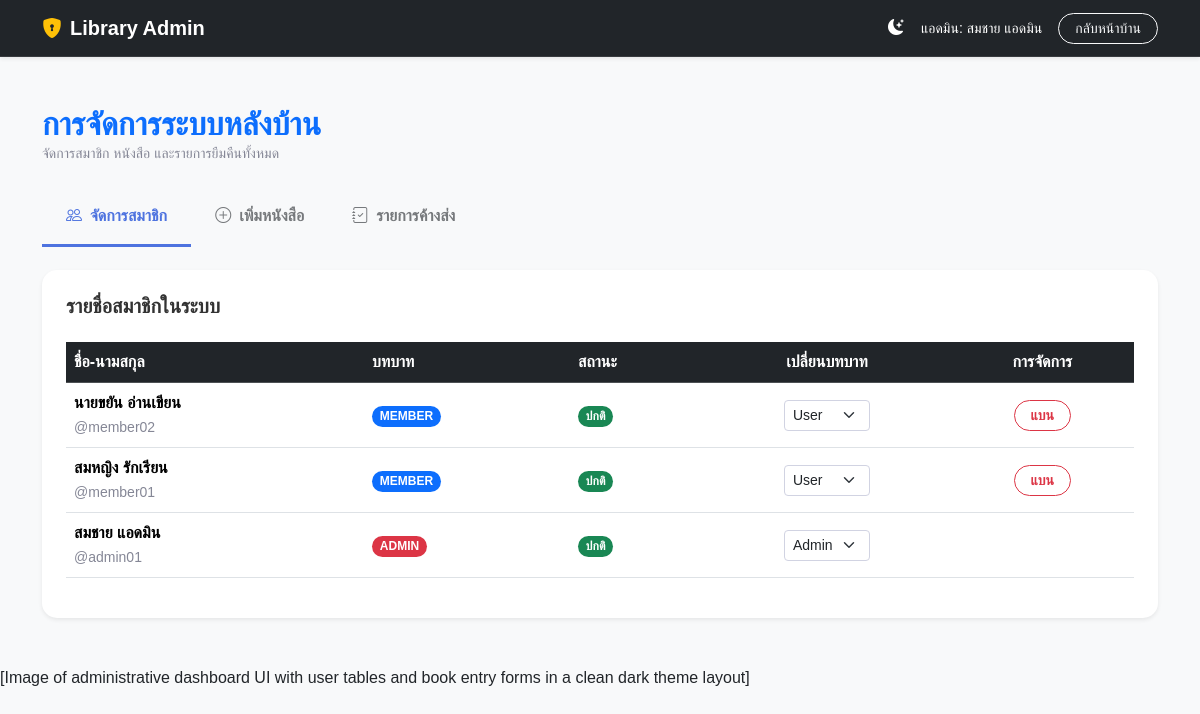
Page /admin_dashboard.php (signed in) on the committed database.
### tables this page shows
CREATE TABLE users (
    user_id INT(11) AUTO_INCREMENT PRIMARY KEY,
    username VARCHAR(50) NOT NULL,
    password VARCHAR(255) NOT NULL,
    fullname VARCHAR(100) NOT NULL,
    role ENUM('admin', 'member') DEFAULT 'member'
);

### admin_dashboard.php (the view, shortened to what this page needs)
<?php
include('config/db.php');
$sql_members = "SELECT user_id, username, fullname, role, status FROM users ORDER BY user_id DESC";
$res_members = mysqli_query($conn, $sql_members);
?>
<!DOCTYPE html>
<html lang="th" data-bs-theme="light">
<head>
    <link href="https://cdn.jsdelivr.net/npm/bootstrap@5.3.3/dist/css/bootstrap.min.css" rel="stylesheet">
    <link rel="stylesheet" href="https://cdn.jsdelivr.net/npm/bootstrap-icons@1.11.3/font/bootstrap-icons.min.css">
    <link rel="stylesheet" href="assets/style.css">
</head>
<body>
<nav class="navbar navbar-expand-lg navbar-dark sticky-top shadow-sm">
  <div class="container">
    <a class="navbar-brand fw-bold" href="index.php">
        <i class="bi bi-shield-lock-fill me-2 text-warning"></i>Library Admin
    </a>
    <div class="ms-auto d-flex align-items-center">
        <button class="btn btn-link text-white me-3 p-0" id="themeToggle" type="button">
            <i class="bi bi-moon-stars-fill" id="themeIcon"></i>
        </button>
        <span class="text-white me-3 d-none d-md-inline small">แอดมิน: <?php echo htmlspecialchars($_SESSION['fullname']); ?></span>
        <a href="index.php" class="btn btn-outline-light btn-sm rounded-pill px-3">กลับหน้าบ้าน</a>
    </div>
  </div>
</nav>
<div class="container mt-5 mb-5">
    <div class="mb-4">
        <h2 class="fw-bold m-0 text-primary">การจัดการระบบหลังบ้าน</h2>
        <p class="text-muted small">จัดการสมาชิก หนังสือ และรายการยืมคืนทั้งหมด</p>
    </div>
    <ul class="nav nav-tabs mb-4 border-0" id="adminTab" role="tablist">
        <li class="nav-item">
            <button class="nav-link active px-4 py-3" id="members-tab" data-bs-toggle="tab" data-bs-target="#members" type="button">
                <i class="bi bi-people me-2"></i>จัดการสมาชิก
            </button>
        </li>
        <li class="nav-item">
            <button class="nav-link px-4 py-3" id="addbook-tab" data-bs-toggle="tab" data-bs-target="#addbook" type="button">
                <i class="bi bi-plus-circle me-2"></i>เพิ่มหนังสือ
            </button>
        </li>
        <li class="nav-item">
            <button class="nav-link px-4 py-3" id="borrowed-tab" data-bs-toggle="tab" data-bs-target="#borrowed" type="button">
                <i class="bi bi-journal-check me-2"></i>รายการค้างส่ง
            </button>
        </li>
    </ul>
    <div class="tab-content" id="adminTabContent">
        <div class="tab-pane fade show active" id="members" role="tabpanel">
            <div class="card admin-card shadow-sm">
                <div class="card-body p-4">
                    <h5 class="fw-bold mb-4">รายชื่อสมาชิกในระบบ</h5>
                    <div class="table-responsive">
                        <table class="table table-hover align-middle">
                            <thead class="table-dark">
                                <tr>
                                    <th>ชื่อ-นามสกุล</th>
                                    <th>บทบาท</th>
                                    <th>สถานะ</th>
                                    <th class="text-center">เปลี่ยนบทบาท</th>
                                    <th class="text-center">การจัดการ</th>
                                </tr>
                            </thead>
                            <tbody>
                                <?php while($user = mysqli_fetch_assoc($res_members)) {
                                    $is_banned = ($user['status'] == 'banned');
                                ?>
                                <tr>
                                    <td>
                                        <div class="fw-bold"><?php echo htmlspecialchars($user['fullname']); ?></div>
                                        <small class="text-muted">@<?php echo htmlspecialchars($user['username']); ?></small>
                                    </td>
                                    <td>
                                        <span class="badge rounded-pill <?php echo ($user['role'] == 'admin') ? 'bg-danger' : 'bg-primary'; ?>">
                                            <?php echo strtoupper($user['role']); ?>
                                        </span>
                                    </td>
                                    <td>
                                        <span class="badge rounded-pill <?php echo $is_banned ? 'bg-secondary' : 'bg-success'; ?>">
                                            <?php echo $is_banned ? 'ถูกแบน' : 'ปกติ'; ?>
                                        </span>
                                    </td>
                                    <td class="text-center">
                                        <form action="manage_user_action.php" method="POST" class="d-inline">
                                            <select name="new_role" class="form-select form-select-sm d-inline-block w-auto" onchange="this.form.submit()">
                                                <option value="user" <?php if($user['role'] == 'user') echo 'selected'; ?>>User</option>
                                                <option value="admin" <?php if($user['role'] == 'admin') echo 'selected'; ?>>Admin</option>
                                            </select>
                                        </form>
                                    </td>
                                    <td class="text-center">
                                        <?php if($user['user_id'] != $_SESSION['user_id']) { ?>
                                            <a href="manage_user_action.php?id=<?php echo $user['user_id']; ?>&action=toggle_status&status=<?php echo $user['status']; ?>"
                                               class="btn btn-sm <?php echo $is_banned ? 'btn-outline-success' : 'btn-outline-danger'; ?> fw-bold rounded-pill px-3"
                                               onclick="return confirm('ยืนยันการเปลี่ยนสถานะสมาชิก?')">
                                                <?php echo $is_banned ? 'ปลดแบน' : 'แบน'; ?>
                                            </a>
                                        <?php } ?>
                                    </td>
                                </tr>
                                <?php } ?>
                            </tbody>
                        </table>
                    </div>
                </div>
            </div>
        </div>
    </div>
</div>
[Image of administrative dashboard UI with user tables and book entry forms in a clean dark theme layout]
</body>
</html>

### assets/style.css (style rules this page uses)
:root { --primary-color: #4e73df; --primary-hover: #2e59d9; --success-color: #1cc88a; --error-color: #e74a3b; --font-sarabun: 'Sarabun', sans-serif; }
[data-bs-theme="light"] { --bg-body: #f8f9fc; --bg-card: #ffffff; --text-main: #333333; --text-muted: #858796; --nav-bg: #212529; --input-border: #d1d3e2; --shadow-soft: 0 0.15rem 1.75rem 0 rgba(58, 59, 69, 0.1); }
body { font-family: var(--font-sarabun); background-color: var(--bg-body) !important; color: var(--text-main) !important; transition: background-color 0.3s ease, color 0.3s ease; min-height: 100vh; margin: 0; padding: 0; }
.card, .login-card, .dashboard-card, .table-card { background-color: var(--bg-card) !important; color: var(--text-main) !important; border: none !important; border-radius: 15px; box-shadow: var(--shadow-soft); transition: background-color 0.3s ease; }
.navbar { background-color: var(--nav-bg) !important; border-bottom: 1px solid rgba(255, 255, 255, 0.1); }
.text-muted { color: var(--text-muted) !important; }

### admin_dashboard.php (style rules this page uses)
[data-bs-theme="light"] { --bg-page: #f8f9fa; --bg-card: #ffffff; --text-color: #212529; --border-color: #dee2e6; }
body { background-color: var(--bg-page) !important; color: var(--text-color) !important; transition: all 0.3s ease; min-height: 100vh; }
.navbar { background-color: #212529 !important; }
.admin-card { background-color: var(--bg-card) !important; border-radius: 15px; border: none; box-shadow: 0 4px 20px rgba(0,0,0,0.1); }
.nav-tabs .nav-link { color: var(--text-color); font-weight: 600; border: none; opacity: 0.6; }
.nav-tabs .nav-link.active { color: var(--primary-color, #4e73df) !important; background: transparent !important; border-bottom: 3px solid var(--primary-color, #4e73df) !important; opacity: 1; }
.table { color: var(--text-color) !important; }
.form-control, .form-select { background-color: var(--input-bg) !important; color: var(--text-color) !important; border-color: var(--input-border) !important; }

### rows in the picture
users: fullname "นายขยัน อ่านเขียน", username "member02", role "MEMBER", status "ปกติ"
users: fullname "สมหญิง รักเรียน", username "member01", role "MEMBER", status "ปกติ"
users: fullname "สมชาย แอดมิน", username "admin01", role "ADMIN", status "ปกติ", new_role "Admin"

### other values in the picture
$_SESSION['fullname'] "สมชาย แอดมิน"
